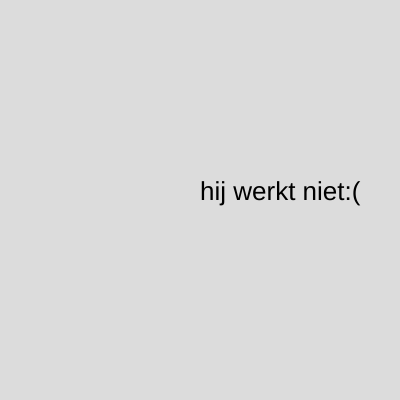
Frame 1 (no input)
Frame 60 (no input): identical to frame 1, image omitted
Frame 120 (the mouse pressed at the canvas centre since frame 60): identical to frame 1, image omitted

The p5.js sketch that drew this single still picture (run headless with seeded random() and noise() and a simulated clock; from frame 60 on, the mouse is pressed at the canvas centre):

// p5.js sketch
// ── sketch.js
let cijfer = 30
let uitslag = "uitstekent"

function setup() {
  createCanvas(400, 400);
}




  
 
function draw() {
  background(220);
  fill (0);
  textSize(26);
  text(uitslag,200,200);
  }
  if(cijfer <= 50){
    uitslag = "hij werkt niet:("
    console.log("je bent tering dom");
  }
  else if(cijfer <= 69){
    uitslag = "Voldoende!"
    console.log("kan makkelijk havo swa");
  } 
  else if(cijfer <= 89){
    uitslag = "Goed gedaan!"
    console.log("DE REST IS TERING DOM SWA");
  }
  else if(cijfer <= 100){
    uitslag = "HIJ WERKT!!!:)"
    console.log("school is te makkelijk man geef dat diploma maar");
  }

 
function keyPressed(){

if(keyCode === 13){
  cijfer = random(0,100);
  console.log("enter is ingedrukt")}
}
